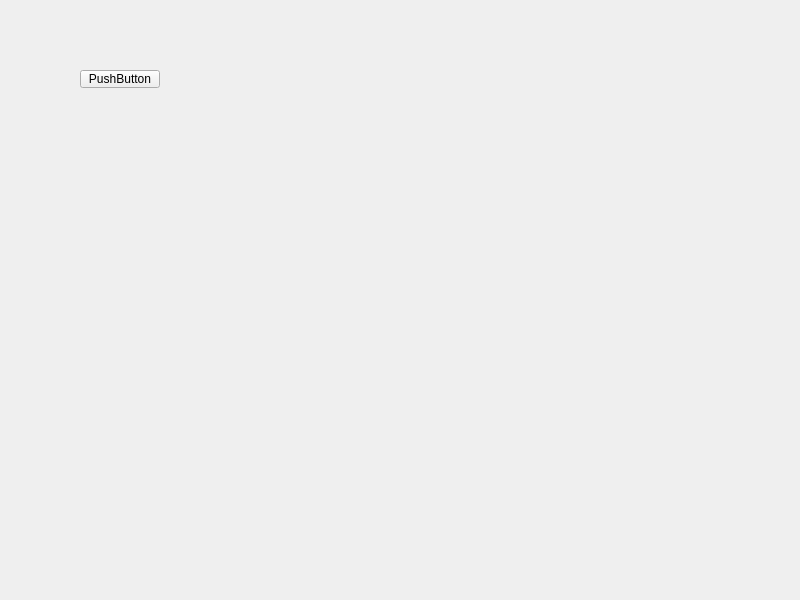
<?xml version="1.0" encoding="UTF-8"?>
<ui version="4.0">
 <class>Widget</class>
 <widget class="QWidget" name="Widget">
  <property name="geometry">
   <rect>
    <x>0</x>
    <y>0</y>
    <width>800</width>
    <height>600</height>
   </rect>
  </property>
  <property name="windowTitle">
   <string>Widget</string>
  </property>
  <widget class="QPushButton" name="pushButton">
   <property name="geometry">
    <rect>
     <x>80</x>
     <y>70</y>
     <width>80</width>
     <height>18</height>
    </rect>
   </property>
   <property name="text">
    <string>PushButton</string>
   </property>
  </widget>
 </widget>
 <resources/>
 <connections/>
</ui>
